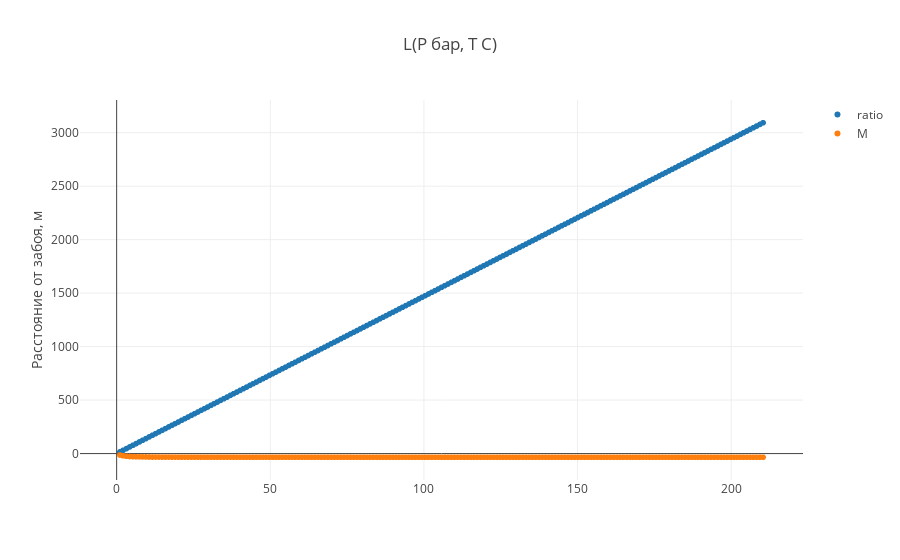

The code cell stored with this chart in its notebook:
### Code cell
trace1 = trace(sep_data, 2)
trace2 = trace(sep_data, 3)

#trace3 = trace(sep_data, 9)


data = [ trace1, trace2]

plot()

### Figure 1 — Plotly figure (JSON) as saved in the notebook; plotly's stock layout.template omitted (floating-point values rounded to 4 significant figures; data arrays with more than 128 entries replaced by an {"elided": "..."} marker saying what was removed)
{"data": [{"mode": "markers", "name": "ratio", "type": "scattergl", "uid": "36709538-0f14-48a8-8b40-5e020753656e", "x": {"elided": "199 float values"}, "y": {"elided": "199 float values"}}, {"mode": "markers", "name": "M", "type": "scattergl", "uid": "53249e24-2cf7-4934-83eb-809fdb075f03", "x": {"elided": "199 float values"}, "y": {"elided": "199 float values"}}], "layout": {"title": {"text": "L(P бар, T C)"}, "yaxis": {"title": {"text": "Расстояние от забоя, м"}}}}
